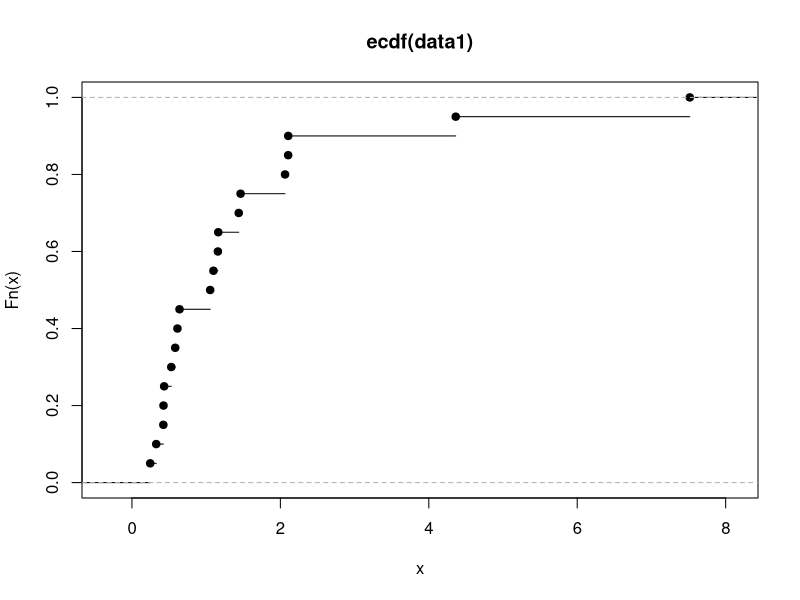
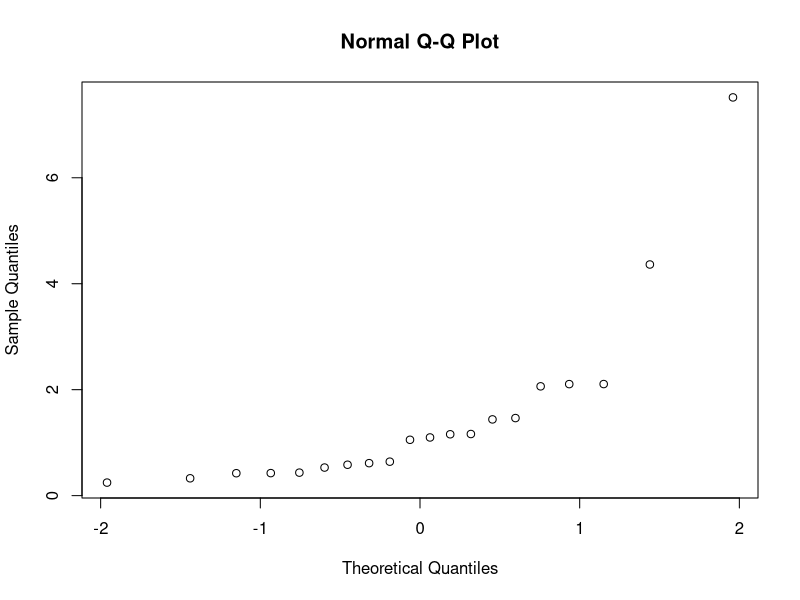
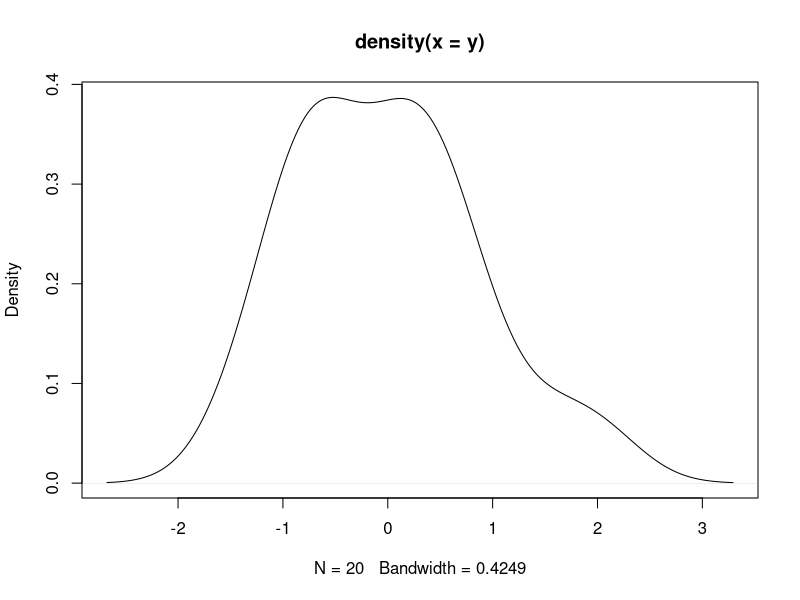
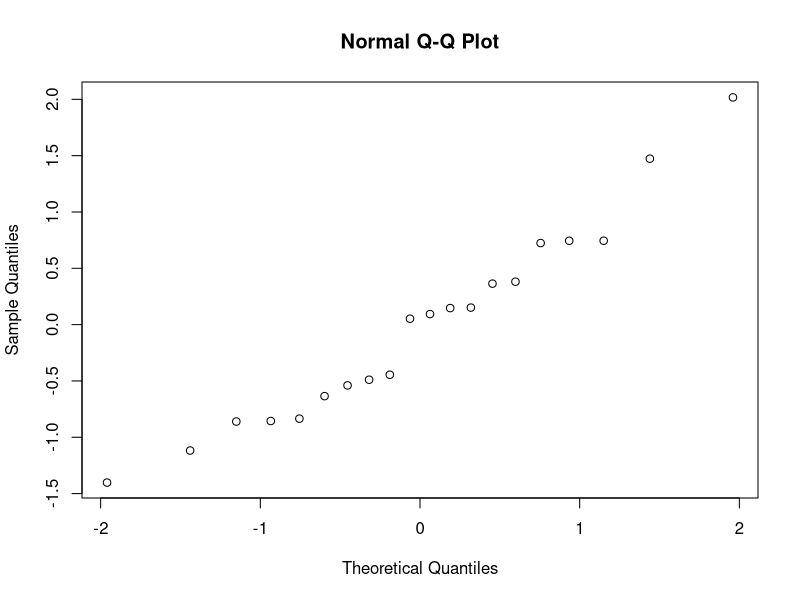

The R script that drew these images, in order:
data1<- c(0.246,0.530,1.098,2.063,0.327,0.583,1.158,2.105,0.423,0.613,1.163,
         2.106,0.425,0.641,1.439,4.363,0.434,1.054,1.464,7.517)
# A) Empirical CDF
fn=ecdf(data1)
plot(fn)
# B) Mean, Variance, Median and IQR of data
mean(data1)
var(data1)
median(data1)
quantile(fn)
# IQR= 1.61375- 0.50600= 1.10775
# C) 
IQR(data1)/sqrt(var(data1))
# 0.6466837 shows that data is not drawn from normal distribution as ratio
# does not conform to that of normal distribution it can also be seen from
# plotting kernel density function or box plot.
# D)
qqnorm(data1)
#The normal probability plot does not conform to a normal distribution. 
#Only looking at this piece of information, this data does not seem to 
#be drawn from a normal distribution.
# E)
y<-log(data1)
plot(density.default(x=y))
qqnorm(y)
quantile(y)
IQR(y)
IQR(y)/sqrt(var(y))
# From looking at kernel density plot, normal plot and IQR to stdev ratio
# We can say that y is not drawn from normal distribution.
